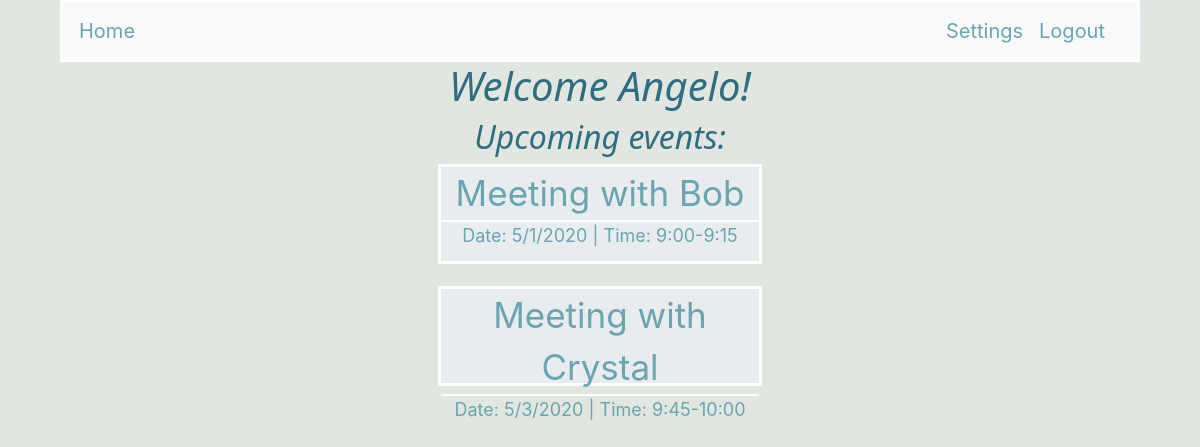
Page / (signed in) on the earlier database version.
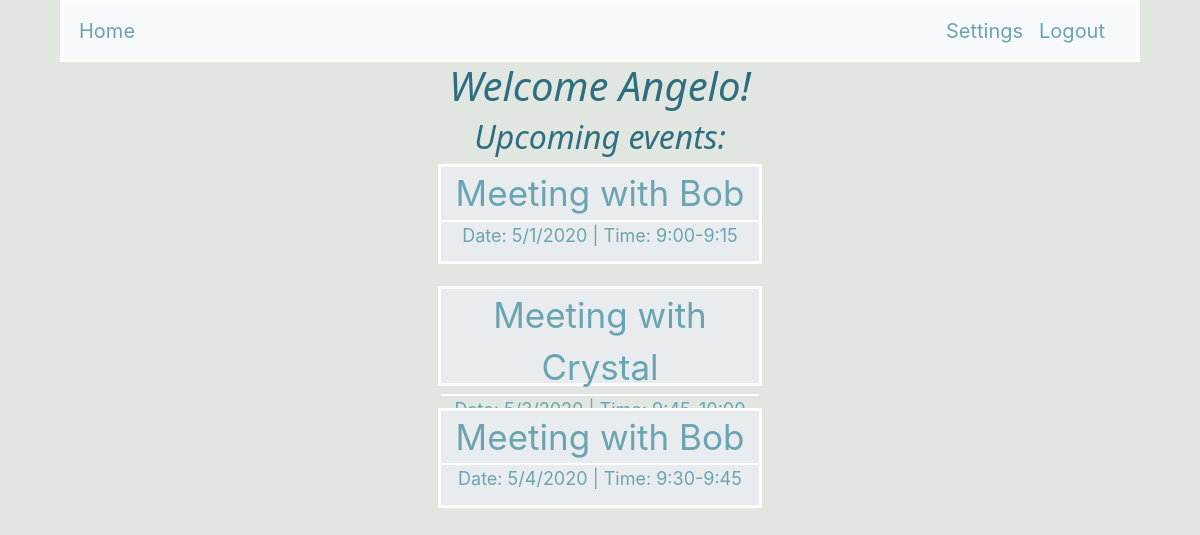
Same page on the later database version.
### app_folder/models.py (models this page shows, shortened)
class User(UserMixin, db.Model):
    id = db.Column(db.Integer, primary_key=True)
    username = db.Column(db.String(64), index=True, unique=True)
    email = db.Column(db.String(128), index=True, unique=True)
    password_hash = db.Column(db.String(128))
    emailConfirmation = db.Column(db.String(2), index=True)
    meetingLength = db.Column(db.String(32), index=True)
    availabilityStart = db.Column(db.String(32),index = True)
    availabilityEnd = db.Column(db.String(32),index = True)
    posts = db.relationship('Post', backref='author', lazy='dynamic')

class Event(db.Model):
    id = db.Column(db.Integer, primary_key=True)
    username = db.Column(db.String(64), index=True)
    eventDate = db.Column(db.String(32), index=True)
    eventTime = db.Column(db.String(32), index=True)
    guestname = db.Column(db.String(64), index=True)
    description = db.Column(db.String(128), index=True)

### app_folder/routes.py (the view)
@login_required
@app.route("/")
def hello():
    user = current_user
    events = Event.query.filter_by(username=user.username).all()
    return render_template('index.html', title='Home',user = user, events = events)

### app_folder/models.py (called while the page is built)
@login.user_loader
def load_user(id):
    return User.query.get(int(id))

### app_folder/templates/index.html (shortened to what this page needs)
{% extends "base.html" %}
{% block content %}
<div class="center">
    {% if not current_user.is_authenticated %}
        <h1>Welcome Guest!</h1>
    {% else %}
        <h1> Welcome {{ current_user.username }}!</h1>
        <h2> Upcoming events: </h2>
        {% if events|length == 0 %}
            <p>There are no events at this time.</p>
        {% else %}
            {% for i in events %}
                <div class="eventCard">
                    <div class="eventCard-inner">
                        <div class="eventCard-front">
                            <div class="eventTitle">
                                Meeting with {{ i.guestname }}
                            </div>
                            <div class="eventTimes">
                                Date: {{ i.eventDate }} |
                                Time: {{ i.eventTime }}
                            </div>
                        </div>
                        <div class="eventCard-back">
                            <div class="eventDescTitle">
                            </div>
                             <div class="eventDesc">
                            </div>
                        </div>
                    </div>
                </div>
            {% endfor %}
        {% endif %}
    {% endif %}
</div>
{% endblock %}

### app_folder/templates/base.html (shortened to what this page needs)
<!DOCTYPE html>
<html lang="en">
  <head>
       <link rel="stylesheet" href="https://stackpath.bootstrapcdn.com/bootstrap/4.4.1/css/bootstrap.min.css">
       <link rel= "stylesheet" type= "text/css" href= "{{ url_for('static',filename='styles/base.css') }}">
    </head>
    <body>
      <nav class="navbar navbar-custom navbar-expand-lg navbar-light bg-light">
            <div class="navbar-nav">
                {% if current_user.is_authenticated %}
                <a class="nav-item active navbar-brand" href="/">Home</a>
                {% else %}
                <a class="nav-item active navbar-brand" href="/home">Home</a>
                <a class="nav-item active navbar-brand" href="/users">Book Times</a>
                {% endif %}
            </div>
            <div class="navbar-collapse collapse w-100 order-3 dual-collapse2">
                <div class="navbar-nav ml-auto">
                  {% if not current_user.is_authenticated %}
                    <a class=" nav-item active navbar-brand" href="/login">Sign in</a>
                  {% else %}
                    <a class="nav-item active navbar-brand" href="/settings">Settings</a>
                    <a class="nav-item active navbar-brand" href="/logout">Logout</a>
                  {% endif %}
                </div>
            </div>
        </nav>
       {% block content %}{% endblock %}
    </body>
</html>

### app_folder/static/styles/base.css (style rules this page uses)
body { background-color: #E1E7E0; margin-left: 5%; margin-right: 5%; }
nav { border: 3px solid white; }
h1 { font-family:'Segoe UI', Tahoma, Geneva, Verdana, sans-serif; font-style: italic; color:#2F6D80; }
h2,h3,h4,h5 { font-family:'Segoe UI', Tahoma, Geneva, Verdana, sans-serif; font-style: italic; color:#2F6D80; }
a { color: #6AA4B0; }
.center { text-align: center; }
.navbar-custom .navbar-brand, .navbar-custom .navbar-text { color: #6AA4B0; }
.eventCard { background-color: transparent; width: 30%; height: 100px; margin: auto; margin-bottom: 2%; }
.eventCard-inner { position: relative; width: 100%; height: 100%; text-align: center; transition: .8s; transform-style: preserve-3d; border: 3px solid white; }
.eventCard-front, .eventCard-back { position: absolute; width: 100%; height: 100%; -webkit-backface-visibility: hidden; backface-visibility: hidden; background-color: #e9ecef; }
.eventCard-front { background-color: #e9ecef; color: black; }
.eventCard-back { background-color: #e9ecef; color: white; transform: rotateY(180deg); }
.eventTitle { font-size: 35px; border-bottom: 2px solid white; color: #6AA4B0; }
.eventDescTitle { font-size: 28px; border-bottom: 2px solid white; color: #6AA4B0; }
.eventTimes { font-size: 18px; color: #6AA4B0; }
.eventDesc { margin-top: 1%; font-size: 20px; color: #6AA4B0; }

Differences in the rows shown:
added Event: guestname "Bob", eventDate "5/4/2020", eventTime "9:30-9:45"
